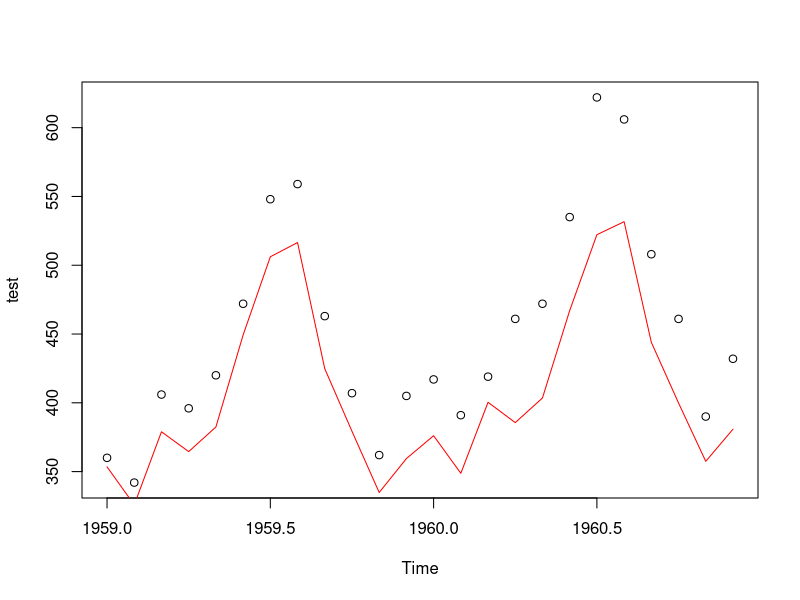

Reproduce this figure in R.
library(forecast)
data("AirPassengers")
train <- window(AirPassengers, end=c(1958, 12))
test <- window(AirPassengers, start=c(1959, 1))
model <- Arima(train, c(4, 1, 4), c(1, 0, 1), method='ML')
pred <- forecast(model, length(test))
plot(test, type='p', col='black')
lines(pred$mean, type='l', col='red')
